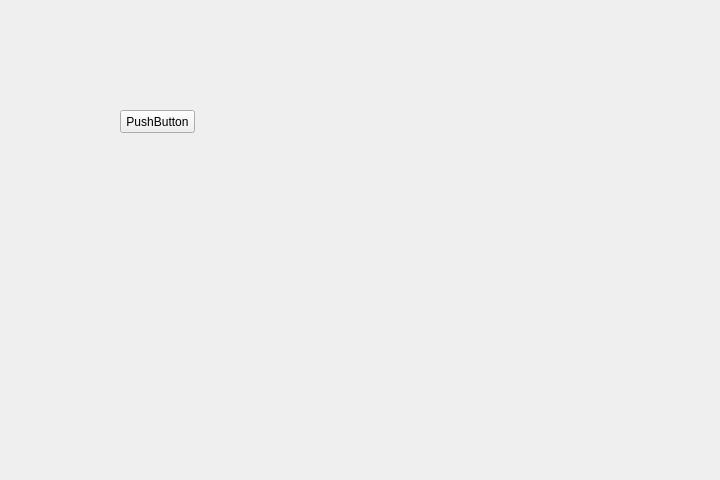
<?xml version="1.0" encoding="UTF-8"?>
<ui version="4.0">
 <class>MainWindow</class>
 <widget class="QMainWindow" name="MainWindow">
  <property name="geometry">
   <rect>
    <x>0</x>
    <y>0</y>
    <width>720</width>
    <height>480</height>
   </rect>
  </property>
  <property name="windowTitle">
   <string>MainWindow</string>
  </property>
  <property name="styleSheet">
   <string notr="true"/>
  </property>
  <widget class="QWidget" name="centralwidget">
   <widget class="PushButton" name="pushButton">
    <property name="geometry">
     <rect>
      <x>120</x>
      <y>110</y>
      <width>75</width>
      <height>23</height>
     </rect>
    </property>
    <property name="text">
     <string>PushButton</string>
    </property>
   </widget>
  </widget>
 </widget>
 <customwidgets>
  <customwidget>
   <class>PushButton</class>
   <extends>QPushButton</extends>
   <header>qfluentwidgets</header>
  </customwidget>
 </customwidgets>
 <resources/>
 <connections/>
</ui>
